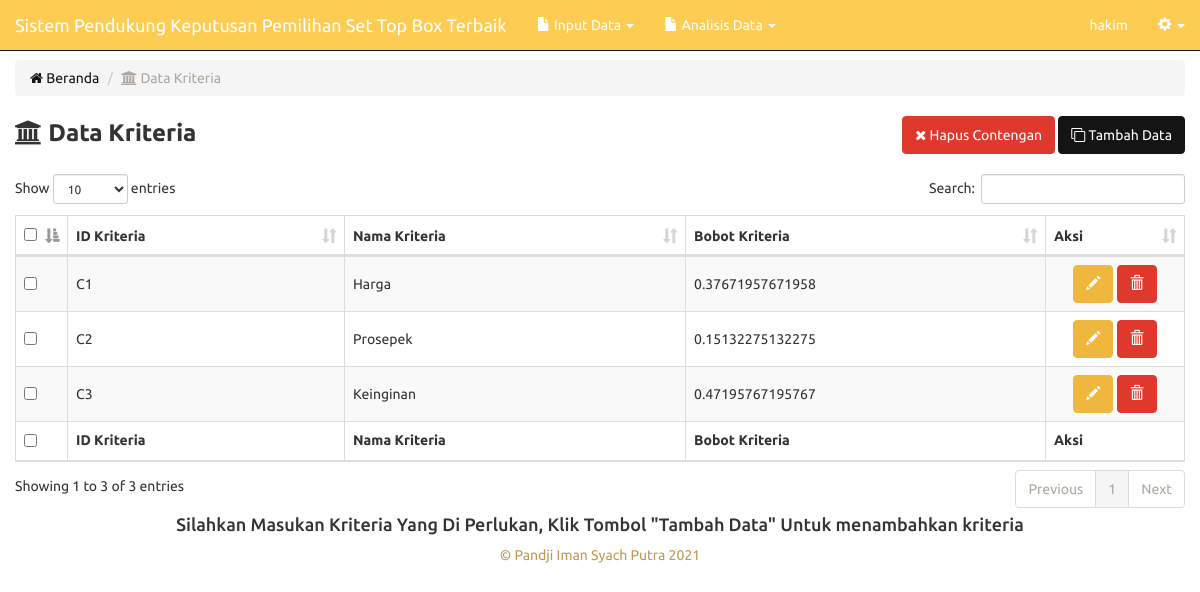
Page /data-kriteria.php (signed in) on the committed database.
### tables this page shows
CREATE TABLE `ahp_data_kriteria` (
  `id_pengguna` varchar(3) NOT NULL,
  `id_kriteria` varchar(2) NOT NULL,
  `nama_kriteria` varchar(45) NOT NULL,
  `jumlah_kriteria` double NOT NULL,
  `bobot_kriteria` double NOT NULL
);

### includes/kriteria.inc.php (called while the page is built, shortened)
<?php
class Kriteria{
	private $conn;
	private $table_name = "ahp_data_kriteria";
	public function __construct($db){
		$this->conn = $db;
	}
	function readAll(){
		$query = "SELECT * FROM ".$this->table_name." where id_pengguna='$_SESSION[id_pengguna]' ORDER BY id_kriteria ASC";
		$stmt = $this->conn->prepare( $query );
		$stmt->execute();
		return $stmt;
	}
	function countAll(){
		$query = "SELECT * FROM ".$this->table_name." where id_pengguna='$_SESSION[id_pengguna]' ORDER BY id_kriteria ASC";
		$stmt = $this->conn->prepare( $query );
		$stmt->execute();
		return $stmt->rowCount();
	}
}
?>

### data-kriteria.php (the view, shortened to what this page needs)
<?php
include_once 'header.php';
include_once 'includes/kriteria.inc.php';
$pro = new Kriteria($db);
$stmt = $pro->readAll();
            ?>
<div class="row">
	<div class="col-xs-12 col-sm-12 col-md-12">
     <br>
      <br>
      <br>
	<ol class="breadcrumb">
	  <li><a href="main.php"><span class="fa fa-home"></span> Beranda</a></li>
	  <li class="active"><span class="fa fa-bank"></span> Data Kriteria</li>
	</ol>
<form method="post">
	<div class="row">
		<div class="col-md-6 text-left">
			<strong style="font-size:18pt;"><span class="fa fa-bank"></span> Data Kriteria</strong>
		</div>
		<div class="col-md-6 text-right">
            <button type="submit" name="hapus-contengan" class="btn btn-danger"><span class="fa fa-close"></span> Hapus Contengan</button>
			<button type="button" onclick="location.href='data-kriteria-baru.php'" class="btn btn-primary"><span class="fa fa-clone"></span> Tambah Data</button>
		</div>
	</div>
	<br/>
	<table width="100%" class="table table-striped table-bordered" id="tabeldata">
        <thead>
            <tr>
                <th width="10px"><input type="checkbox" name="select-all" id="select-all" /></th>
                <th>ID Kriteria</th>
                <th>Nama Kriteria</th>
                <th>Bobot Kriteria</th>
                <th width="100px">Aksi</th>
            </tr>
        </thead>
        <tfoot>
            <tr>
                <th><input type="checkbox" name="select-all2" id="select-all2" /></th>
                <th>ID Kriteria</th>
                <th>Nama Kriteria</th>
                <th>Bobot Kriteria</th>
                <th>Aksi</th>
            </tr>
        </tfoot>
        <tbody>
<?php
while ($row = $stmt->fetch(PDO::FETCH_ASSOC)){
?>
            <tr>
                <td style="vertical-align:middle;"><input type="checkbox" value="<?php echo $row['id_kriteria'] ?>" name="checkbox[]" /></td>
                <td style="vertical-align:middle;"><?php echo $row['id_kriteria'] ?></td>
                <td style="vertical-align:middle;"><?php echo $row['nama_kriteria'] ?></td>
                <td style="vertical-align:middle;"><?php echo $row['bobot_kriteria'] ?></td>
                <td style="text-align:center;vertical-align:middle;">
					<a href="data-kriteria-ubah.php?id=<?php echo $row['id_kriteria'] ?>" class="btn btn-warning"><span class="glyphicon glyphicon-pencil" aria-hidden="true"></span></a>
					<a href="data-kriteria-hapus.php?id=<?php echo $row['id_kriteria'] ?>" onclick="return confirm('Yakin ingin menghapus data')" class="btn btn-danger"><span class="glyphicon glyphicon-trash" aria-hidden="true"></span></a>
			    </td>
            </tr>
<?php
}
?>
        </tbody>
    </table>
</form>
</div>
<center><p><h4>Silahkan Masukan Kriteria Yang Di Perlukan, Klik Tombol "Tambah Data" Untuk menambahkan kriteria</h4></p></center>
</div>
<?php
include_once 'footer.php';
?>

### rows in the picture
ahp_data_kriteria: id_kriteria "C1", nama_kriteria "Harga", bobot_kriteria "0.37671957671958"
ahp_data_kriteria: id_kriteria "C2", nama_kriteria "Prosepek", bobot_kriteria "0.15132275132275"
ahp_data_kriteria: id_kriteria "C3", nama_kriteria "Keinginan", bobot_kriteria "0.47195767195767"

### other values in the picture
$_SESSION['nama_lengkap'] "hakim"
